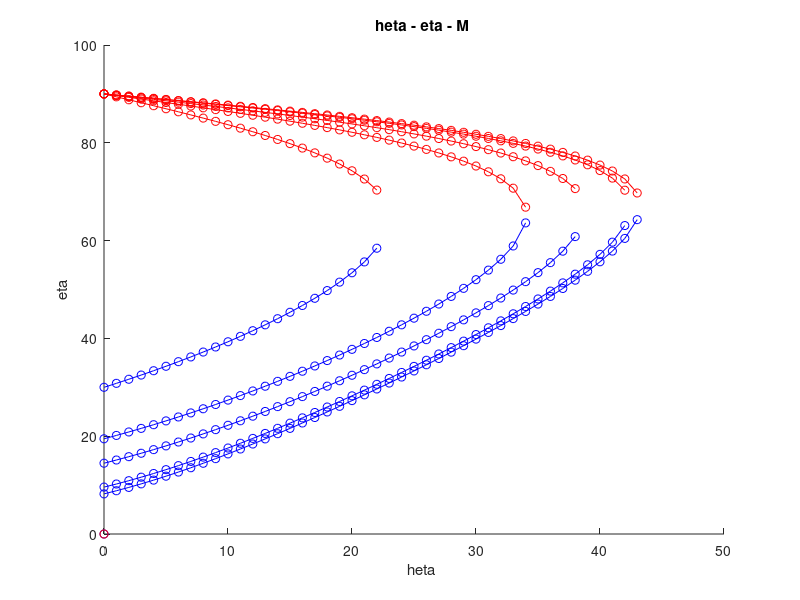

This chart was generated by the following MATLAB code: (Note: this script raises an error after producing the figure.)
clear all
close all

M = csvread("out_shock.csv");

mVals = M(:,1);
theta = M(:,2);
B_L = M(:,3);
B_U = M(:,4);

figure(1)
title("\theta - \beta - M");
xlabel("\theta");
ylabel("\beta");
hold on;

i = 1;
j = 1;

while i<length(M)
    while mVals(j) == mVals(j+1) && j<length(M)
        j = j+1;
    end
    plot(theta(i:j),B_L(i:j),'bo-',theta(i:j),B_U(i:j),'ro-');
%     plot(theta(i:j),B_U(i:j));
    disp("i = "+i);
    disp("j = "+j);
    i = 1 + j;
    j = j + 1;
end
    